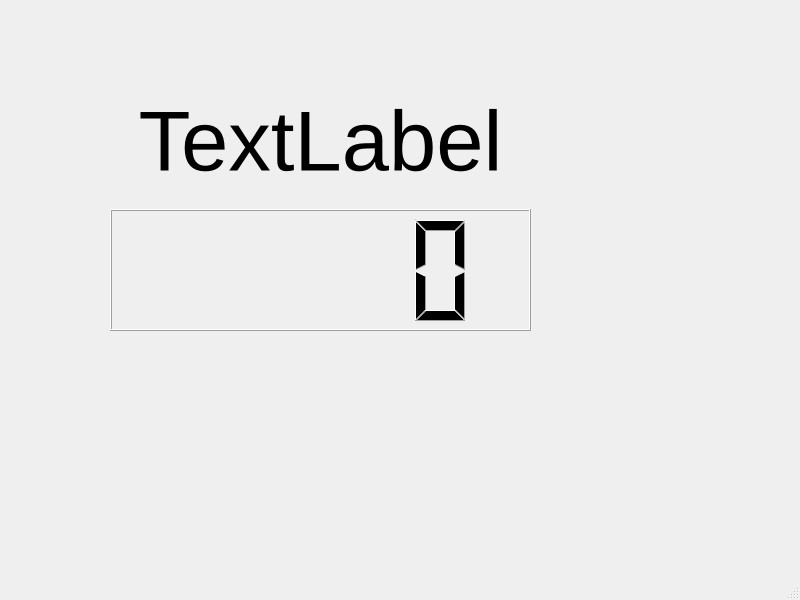
<?xml version="1.0" encoding="UTF-8"?>
<ui version="4.0">
 <class>MainWindow</class>
 <widget class="QMainWindow" name="MainWindow">
  <property name="geometry">
   <rect>
    <x>0</x>
    <y>0</y>
    <width>800</width>
    <height>600</height>
   </rect>
  </property>
  <property name="windowTitle">
   <string>MainWindow</string>
  </property>
  <widget class="QWidget" name="centralwidget">
   <widget class="QWidget" name="">
    <property name="geometry">
     <rect>
      <x>110</x>
      <y>80</y>
      <width>421</width>
      <height>251</height>
     </rect>
    </property>
    <layout class="QVBoxLayout" name="verticalLayout">
     <item>
      <widget class="QLabel" name="label">
       <property name="font">
        <font>
         <pointsize>64</pointsize>
        </font>
       </property>
       <property name="text">
        <string>TextLabel</string>
       </property>
       <property name="alignment">
        <set>Qt::AlignCenter</set>
       </property>
      </widget>
     </item>
     <item>
      <widget class="QLCDNumber" name="lcdNumber">
       <property name="minimumSize">
        <size>
         <width>0</width>
         <height>80</height>
        </size>
       </property>
       <property name="font">
        <font>
         <pointsize>64</pointsize>
        </font>
       </property>
      </widget>
     </item>
    </layout>
   </widget>
  </widget>
  <widget class="QMenuBar" name="menubar">
   <property name="geometry">
    <rect>
     <x>0</x>
     <y>0</y>
     <width>800</width>
     <height>24</height>
    </rect>
   </property>
  </widget>
  <widget class="QStatusBar" name="statusbar"/>
 </widget>
 <resources/>
 <connections/>
</ui>
